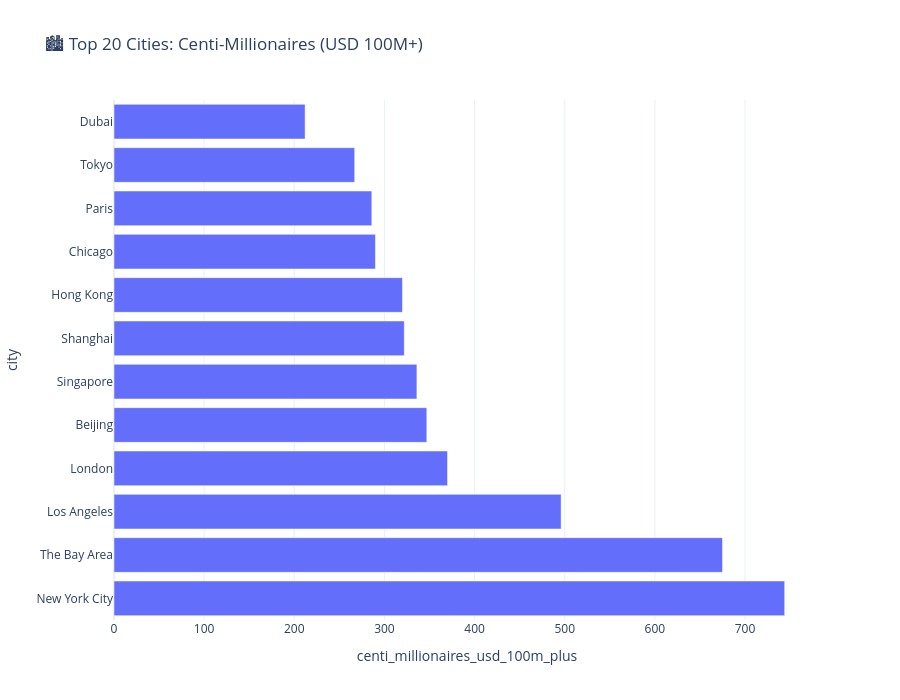

The notebook cell saved with this chart:
### Code cell
# ========== Urban Concentration — Top Cities + Geo ==========
df_cities_sorted = df_cities.sort_values('centi_millionaires_usd_100m_plus', ascending=False)
fig = px.bar(df_cities_sorted.head(20), x='centi_millionaires_usd_100m_plus', y='city', orientation='h', title='🏙️ Top 20 Cities: Centi-Millionaires (USD 100M+)')
fig.update_layout(height=700)
fig.show()

# Geo-distribution (scatter_geo)
fig_geo = px.scatter_geo(df_cities_sorted.head(50), locations='country', locationmode='country names', size='centi_millionaires_usd_100m_plus', hover_name='city', title='🌍 Geographic Spread of Top Cities (size ~ centi-millionaires)')
fig_geo.update_layout(height=600)
fig_geo.show()

### Figure 1 — Plotly figure (JSON) as saved in the notebook; plotly's stock layout.template omitted (floating-point values rounded to 4 significant figures)
{"data": [{"hovertemplate": "centi_millionaires_usd_100m_plus=%{x}<br>city=%{y}<extra></extra>", "legendgroup": "", "marker": {"color": "#636efa", "pattern": {"shape": ""}}, "name": "", "orientation": "h", "showlegend": false, "textposition": "auto", "type": "bar", "x": [744, 675, 496, 370, 347, 336, 322, 320, 290, 286, 267, 212], "xaxis": "x", "y": ["New York City", "The Bay Area", "Los Angeles", "London", "Beijing", "Singapore", "Shanghai", "Hong Kong", "Chicago", "Paris", "Tokyo", "Dubai"], "yaxis": "y"}], "layout": {"barmode": "relative", "height": 700, "legend": {"tracegroupgap": 0}, "title": {"text": "🏙️ Top 20 Cities: Centi-Millionaires (USD 100M+)"}, "xaxis": {"anchor": "y", "domain": [0, 1], "title": {"text": "centi_millionaires_usd_100m_plus"}}, "yaxis": {"anchor": "x", "domain": [0, 1], "title": {"text": "city"}}}}
